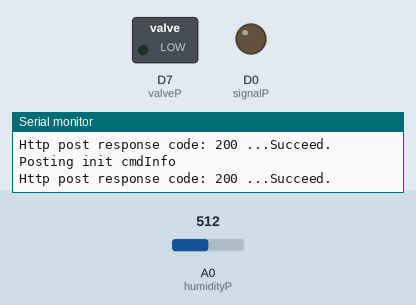
The program below on a simulated ESP8266 (Wemos D1 mini). On the bench: switched loads named in the program (green lamp = pin HIGH), output pins drawn as LEDs (lit = HIGH), the last lines printed to the serial monitor. Inputs (shaded band) come from the test bench; at power-on: A0 (humidityP) = 512. WiFi joins after 1.5 s; servers stay silent unless stated; uploads are accepted with an empty reply.

Above: at 3.9 s.
At 5.3 s:
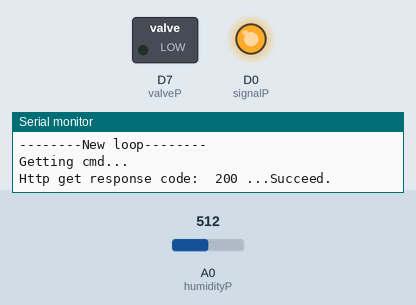
Timing chart, 0 to 10.3 s (numbered marks = the images above):
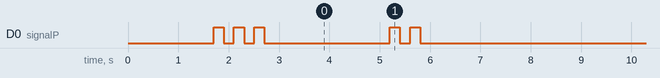

The program:

main.cpp
```cpp
#include <Arduino.h>
#include <ESP8266WiFi.h>
#include <ESP8266HTTPClient.h>
#include <ArduinoJson.h>
#include "../lib/functions.h"

// pins
int valveP = D7;
int signalP = D0;
int humidityP = A0;

// Moving average state
const int numReadings = 10;
int readings[numReadings];
int readIndex = 0;
int total = 0;

// system variables
bool valve = true;
bool copy = false;
int humidity = 0;
long unsigned int duration = 0;

// cmd variables
String valveCmd = "";

// urls
String postUrl = "http://sed-smarthome.ir/dayi_hossein/server/postInfo.php";
String getUrl = "http://sed-smarthome.ir/dayi_hossein/server/getInfoWeb.php";
String DbUrl = "http://sed-smarthome.ir/dayi_hossein/server/insertIrrRec.php";

JsonDocument sysInfo, cmd;

// jsons
String sysInfoJson;
String cmdJson;

// time
long unsigned int every5s = 0;
long unsigned int valveTimer = 0;
long unsigned int copyTimer = 0;

// request codes
int postResCode = 0;

void setup()
{
  pinMode(valveP, OUTPUT);
  pinMode(signalP, OUTPUT);
  pinMode(humidityP, INPUT);

  digitalWrite(valveP, LOW);
  digitalWrite(signalP, LOW);

  // Initialize readings array
  for (int i = 0; i < numReadings; i++)
  {
    readings[i] = 0;
  }

  Serial.begin(9600);
  Serial.println("");
  Serial.println("");
  Serial.println("");
  Serial.println("");

  String ssid = "Wifinet4";
  String password = "4BagheNesfeJahan2024";

  wifi_connect(ssid, password);

  // set initial values
  valve = false;
  updateHumidity(humidity, humidityP);

  // get duration from sysInfo on host
  sysInfoJson = httpGet(getUrl, "sys");
  sysInfo = json_decode(sysInfoJson);
  duration = sysInfo["duration"];

  // prepare data for sysInfo post
  sysInfo["time"] = time();
  sysInfo["valve"] = valve;
  sysInfo["humidity"] = humidity;
  sysInfo["duration"] = duration;
  sysInfo["copy"] = copy;
  sysInfoJson = json_encode(sysInfo);

  // post request to sysInfo to set new status
  Serial.println("Posting init sysInfo");
  postResCode = httpPost(postUrl, "sysInfo", sysInfoJson);

  // prepare data for cmd post
  cmd["valveCmd"] = "noAction";
  cmd["restartCmd"] = false;
  cmd["espConfirm"] = false;
  cmd["durationCmd"] = duration;
  cmdJson = json_encode(cmd);

  // post request to cmd to set now command there
  Serial.println("Posting init cmdInfo");
  postResCode = httpPost(postUrl, "cmdInfo", cmdJson);
}

void loop()
{
  // loop every 5 sec
  if (millis() - every5s >= 5000)
  {
    Serial.println("");
    Serial.println("");
    Serial.print("--------");
    Serial.print("New loop");
    Serial.println("--------");
    Serial.println("");

    // get cmd file
    Serial.println("Getting cmd...");
    cmdJson = httpGet(getUrl, "cmd");
    cmd = json_decode(cmdJson);
    valveCmd = String(cmd["valveCmd"]);

    // check if open command is sent
    if (String(cmd["valveCmd"]) == "open")
    {
      Serial.println("Open command received \n Opening valve");

      // open valve
      valve = true;
      copy = true;
      duration = cmd["durationCmd"];

      // set time variables
      valveTimer = millis();
      copyTimer = millis();

      // post new status
      Serial.println("Posting new status...");
      sysInfo["time"] = time();
      sysInfo["valve"] = valve;
      sysInfo["copy"] = copy;
      sysInfo["duration"] = duration;
      sysInfoJson = json_encode(sysInfo);
      httpPost(postUrl, "sysInfo", sysInfoJson);

      // post confirm and no action in cmd
      Serial.println("Posting new cmd...");
      cmd["valveCmd"] = "noAction";
      cmd["confirm"] = true;
      cmdJson = json_encode(cmd);
      httpPost(postUrl, "cmdInfo", cmdJson);

      // insert new irr record to database
      Serial.println("Inserting new data to db...");
      if (httpPost(DbUrl, "insertIrrRec", sysInfoJson))
      {
        Serial.println("Succeed.");
      }
      else
      {
        Serial.println("failed.");
      }
    }

    // check if close command is sent
    if (String(cmd["valveCmd"]) == "close")
    {
      Serial.println("Close command received \n Closing valve");

      // open valve
      valve = false;
      copy = true;
      duration = cmd["durationCmd"];

      // post new status
      Serial.println("Posting new status...");
      sysInfo["time"] = time();
      sysInfo["valve"] = valve;
      sysInfo["copy"] = copy;
      sysInfo["duration"] = duration;
      sysInfoJson = json_encode(sysInfo);
      httpPost(postUrl, "sysInfo", sysInfoJson);

      // post confirm and no action in cmd
      Serial.println("Posting new cmd...");
      cmd["valveCmd"] = "noAction";
      cmd["confirm"] = true;
      cmdJson = json_encode(cmd);
      httpPost(postUrl, "cmdInfo", cmdJson);
    }

    // valve status
    if (valve)
    {
      digitalWrite(valveP, HIGH);
    }
    else
    {
      digitalWrite(valveP, LOW);
    }

    // check if it's time to close valve
    if (valve && (millis() - valveTimer) > duration * 60000)
    {
      Serial.println("Duration is deon\n Valve is closing");
      valve = false;
      digitalWrite(valveP, LOW);

      // post new status
      Serial.println("Posting new status...");
      sysInfo["time"] = time();
      sysInfo["valve"] = valve;
      sysInfo["copy"] = copy;
      sysInfo["duration"] = duration;
      sysInfoJson = json_encode(sysInfo);
      httpPost(postUrl, "sysInfo", sysInfoJson);
    }
    // post status
    Serial.println("Posting status");

    humidity = humidity_read(humidityP);
    sysInfo["time"] = time();
    sysInfo["valve"] = valve;
    sysInfo["duration"] = duration;
    sysInfo["copy"] = copy;
    sysInfo["humidity"] = humidity;

    sysInfoJson = json_encode(sysInfo);
    httpPost(postUrl, "sysInfo", sysInfoJson);

    Serial.println("sysInfoJson:");
    Serial.println(sysInfoJson);

    every5s = millis();
  }

  // check if copy time is done
  if (millis() - copyTimer > 10000)
  {
    copy = false;
  }
}
```

Measured:
- by itself, D0 (signalP): HIGH → LOW at 1.9 s, → HIGH 0.20 s later, → LOW 0.20 s later, → HIGH 0.20 s later, … (93 changes in this stretch)
- by itself, everything shown: repeats every 5.8 s, in 4 steps
